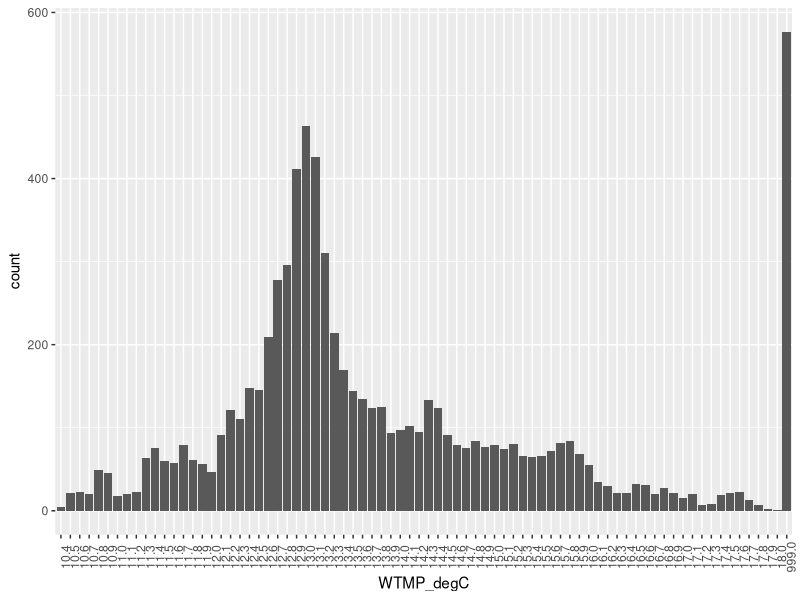
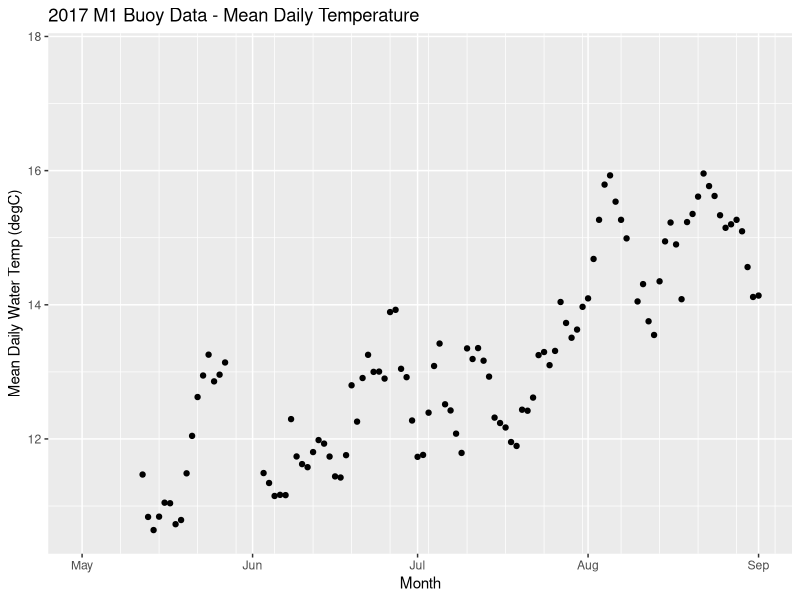
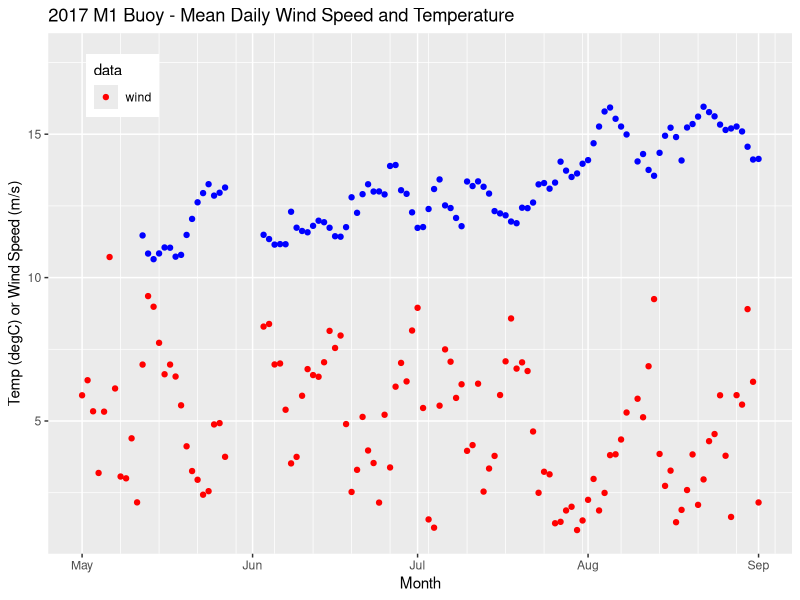

Here is the R script that generated these plots, in order:
## ---- chunk 1
library(tidyverse) # install.packages("tidyverse")
library(reshape2) # install.packages("tidyverse")
## ---- chunk 2
buoy <-read_table2("46092h2017.txt")
## ---- chunk 3
head(buoy) # view column headers
## ---- chunk 4
## overwrite column names
names(buoy) <- str_c(names(buoy),                  ## current header
                  buoy %>% filter(`#YY` == "#yr"), ## row1 -- don't say buoy[1,] 
                  sep = "_")                       ## separate by `_`

## inspect
names(buoy) ## Looks a lot better
## ---- chunk 5
names(buoy) <- str_replace_all(names(buoy), "#", "")  # replace `#` with nothing 
names(buoy) <- str_replace_all(names(buoy), "/", "_") # replace `/` with `_`

## inspect to make sure it worked
names(buoy)
## ---- chunk 6
buoy <- buoy %>%
  filter(YY_yr != "#yr") # filter out row where YY_yr is equal to "#yr"

head(buoy)
## ---- chunk 7
ggplot(buoy, aes(WTMP_degC)) +
  geom_bar() +
  theme(axis.text.x = element_text(angle = 90)) # rotate x-axis labels 90 degrees
## ---- chunk 8
buoy <- buoy %>%
  unite(date, c(YY_yr, MM_mo, DD_dy), sep = "-") # concatenate contents of 3 columns into one column to join the two datasets using a unique ID
  
head(buoy)
## ---- chunk 9
buoy_daily <- buoy %>%
  mutate(WTMP_degC_clean = gsub("99.0", NA, WTMP_degC), WSPD_m_s_clean = gsub("999.0", NA, WSPD_m_s)) %>% # make temp column numeric
  mutate(WTMP_degC_clean = as.numeric(WTMP_degC_clean), WSPD_m_s_clean = as.numeric(WSPD_m_s_clean)) %>%
  group_by(date) %>%
  summarize(mean_WTMP_degC_clean = mean(WTMP_degC_clean, na.rm=T), mean_WSPD_m_s_clean = mean(WSPD_m_s_clean, na.rm=T)) %>% # make
  ungroup()

head(buoy_daily)
## ---- chunk 10
buoy_daily <- buoy_daily %>%
  mutate(date = as.Date(date, "%Y-%m-%d"))

head(buoy_daily)
## ---- chunk 11
ggplot(buoy_daily, aes(date,mean_WTMP_degC_clean)) +
  geom_point() +
  # theme(axis.text.x = element_text(angle = 90)) + # rotate x-axis labels 90 degrees
  xlab("Month") +
  ylab("Mean Daily Water Temp (degC)") +
  ggtitle("2017 M1 Buoy Data - Mean Daily Temperature") +
  scale_x_date(date_minor_breaks = "1 week", limits = as.Date(c('2017-05-01','2017-09-01'))) 

## ---- chunk 12
ggplot(buoy_daily, aes(date,mean_WSPD_m_s_clean, colour="red")) +
  geom_point() +
  # theme(axis.text.x = element_text(angle = 90)) + # rotate x-axis labels 90 degrees
  geom_point(aes(date,mean_WTMP_degC_clean),
            show_guide = FALSE, colour="blue") +
  theme(legend.position = c(.1, .9)) +
  labs(x="Month", y="Temp (degC) or Wind Speed (m/s)", col="data") +
  ggtitle("2017 M1 Buoy - Mean Daily Wind Speed and Temperature") +
  scale_x_date(date_minor_breaks = "1 week", limits = as.Date(c('2017-05-01','2017-09-01'))) +
  scale_color_manual(labels = c("wind", "temp"), values = c("red","blue")) 

